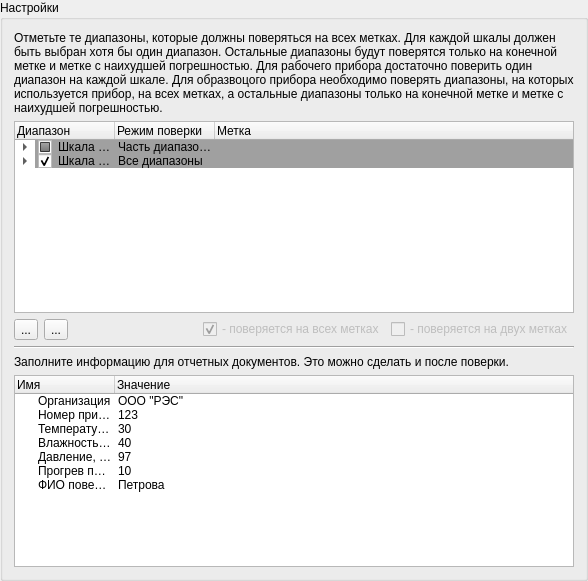
             <widget class="QGroupBox" name="groupBox_26">
              <property name="title">
               <string>Настройки</string>
              </property>
              <layout class="QVBoxLayout" name="verticalLayout_30">
               <item>
                <widget class="QLabel" name="label_3">
                 <property name="text">
                  <string>Отметьте те диапазоны, которые должны поверяться на всех метках. Для каждой шкалы должен быть выбран хотя бы один диапазон. Остальные диапазоны будут поверятся только на конечной метке и метке с наихудшей погрешностью. Для рабочего прибора достаточно поверить один диапазон на каждой шкале. Для образвоцого прибора необходимо поверять диапазоны, на которых используется прибор, на всех метках, а остальные диапазоны только на конечной метке и метке с наихудшей погрешностью.</string>
                 </property>
                 <property name="wordWrap">
                  <bool>true</bool>
                 </property>
                </widget>
               </item>
               <item>
                <widget class="QTreeWidget" name="treeWidget_6">
                 <column>
                  <property name="text">
                   <string>Диапазон</string>
                  </property>
                 </column>
                 <column>
                  <property name="text">
                   <string>Режим поверки</string>
                  </property>
                 </column>
                 <column>
                  <property name="text">
                   <string>Метка</string>
                  </property>
                 </column>
                 <item>
                  <property name="text">
                   <string>Шкала U= (0 - 150)</string>
                  </property>
                  <property name="background">
                   <brush brushstyle="SolidPattern">
                    <color alpha="255">
                     <red>160</red>
                     <green>160</green>
                     <blue>160</blue>
                    </color>
                   </brush>
                  </property>
                  <property name="foreground">
                   <brush brushstyle="NoBrush">
                    <color alpha="255">
                     <red>255</red>
                     <green>255</green>
                     <blue>255</blue>
                    </color>
                   </brush>
                  </property>
                  <property name="checkState">
                   <enum>PartiallyChecked</enum>
                  </property>
                  <property name="text">
                   <string>Часть диапазонов</string>
                  </property>
                  <property name="background">
                   <brush brushstyle="SolidPattern">
                    <color alpha="255">
                     <red>160</red>
                     <green>160</green>
                     <blue>160</blue>
                    </color>
                   </brush>
                  </property>
                  <property name="foreground">
                   <brush brushstyle="NoBrush">
                    <color alpha="255">
                     <red>255</red>
                     <green>255</green>
                     <blue>255</blue>
                    </color>
                   </brush>
                  </property>
                  <property name="text">
                   <string/>
                  </property>
                  <property name="background">
                   <brush brushstyle="SolidPattern">
                    <color alpha="255">
                     <red>160</red>
                     <green>160</green>
                     <blue>160</blue>
                    </color>
                   </brush>
                  </property>
                  <item>
                   <property name="text">
                    <string>U= 100 В</string>
                   </property>
                   <property name="checkState">
                    <enum>Unchecked</enum>
                   </property>
                   <property name="text">
                    <string>Только две метки</string>
                   </property>
                   <property name="text">
                    <string/>
                   </property>
                   <item>
                    <property name="text">
                     <string>10 В</string>
                    </property>
                    <property name="text">
                     <string>+↗</string>
                    </property>
                    <property name="text">
                     <string>15</string>
                    </property>
                   </item>
                   <item>
                    <property name="text">
                     <string>50 В</string>
                    </property>
                    <property name="text">
                     <string>+↗</string>
                    </property>
                    <property name="text">
                     <string>75</string>
                    </property>
                   </item>
                   <item>
                    <property name="text">
                     <string>100 В</string>
                    </property>
                    <property name="text">
                     <string>+↗</string>
                    </property>
                    <property name="text">
                     <string>150</string>
                    </property>
                   </item>
                   <item>
                    <property name="text">
                     <string>100 В</string>
                    </property>
                    <property name="text">
                     <string>+↘</string>
                    </property>
                    <property name="text">
                     <string>150</string>
                    </property>
                   </item>
                   <item>
                    <property name="text">
                     <string>50 В</string>
                    </property>
                    <property name="text">
                     <string>+↘</string>
                    </property>
                    <property name="text">
                     <string>75</string>
                    </property>
                   </item>
                   <item>
                    <property name="text">
                     <string>10 В</string>
                    </property>
                    <property name="text">
                     <string>+↘</string>
                    </property>
                    <property name="text">
                     <string>15</string>
                    </property>
                   </item>
                   <item>
                    <property name="text">
                     <string>10 В</string>
                    </property>
                    <property name="text">
                     <string>-↗</string>
                    </property>
                    <property name="text">
                     <string>15</string>
                    </property>
                   </item>
                   <item>
                    <property name="text">
                     <string>50 В</string>
                    </property>
                    <property name="text">
                     <string>-↗</string>
                    </property>
                    <property name="text">
                     <string>75</string>
                    </property>
                   </item>
                   <item>
                    <property name="text">
                     <string>100 В</string>
                    </property>
                    <property name="text">
                     <string>-↗</string>
                    </property>
                    <property name="text">
                     <string>150</string>
                    </property>
                   </item>
                   <item>
                    <property name="text">
                     <string>100 В</string>
                    </property>
                    <property name="text">
                     <string>-↘</string>
                    </property>
                    <property name="text">
                     <string>150</string>
                    </property>
                   </item>
                   <item>
                    <property name="text">
                     <string>50 В</string>
                    </property>
                    <property name="text">
                     <string>-↘</string>
                    </property>
                    <property name="text">
                     <string>75</string>
                    </property>
                   </item>
                   <item>
                    <property name="text">
                     <string>10 В</string>
                    </property>
                    <property name="text">
                     <string>-↘</string>
                    </property>
                    <property name="text">
                     <string>15</string>
                    </property>
                   </item>
                  </item>
                  <item>
                   <property name="text">
                    <string>U= 10 В</string>
                   </property>
                   <property name="checkState">
                    <enum>Checked</enum>
                   </property>
                   <property name="text">
                    <string>Все метки</string>
                   </property>
                   <item>
                    <property name="text">
                     <string>1 В</string>
                    </property>
                    <property name="text">
                     <string>+↗</string>
                    </property>
                    <property name="text">
                     <string>15</string>
                    </property>
                   </item>
                   <item>
                    <property name="text">
                     <string>5 В</string>
                    </property>
                    <property name="text">
                     <string>+↗</string>
                    </property>
                    <property name="text">
                     <string>75</string>
                    </property>
                   </item>
                   <item>
                    <property name="text">
                     <string>10 В</string>
                    </property>
                    <property name="text">
                     <string>+↗</string>
                    </property>
                    <property name="text">
                     <string>150</string>
                    </property>
                   </item>
                   <item>
                    <property name="text">
                     <string>10 В</string>
                    </property>
                    <property name="text">
                     <string>+↘</string>
                    </property>
                    <property name="text">
                     <string>150</string>
                    </property>
                   </item>
                   <item>
                    <property name="text">
                     <string>5 В</string>
                    </property>
                    <property name="text">
                     <string>+↘</string>
                    </property>
                    <property name="text">
                     <string>75</string>
                    </property>
                   </item>
                   <item>
                    <property name="text">
                     <string>1 В</string>
                    </property>
                    <property name="text">
                     <string>+↘</string>
                    </property>
                    <property name="text">
                     <string>15</string>
                    </property>
                   </item>
                   <item>
                    <property name="text">
                     <string>1 В</string>
                    </property>
                    <property name="text">
                     <string>-↗</string>
                    </property>
                    <property name="text">
                     <string>15</string>
                    </property>
                   </item>
                   <item>
                    <property name="text">
                     <string>5 В</string>
                    </property>
                    <property name="text">
                     <string>-↗</string>
                    </property>
                    <property name="text">
                     <string>75</string>
                    </property>
                   </item>
                   <item>
                    <property name="text">
                     <string>10 В</string>
                    </property>
                    <property name="text">
                     <string>-↗</string>
                    </property>
                    <property name="text">
                     <string>150</string>
                    </property>
                   </item>
                   <item>
                    <property name="text">
                     <string>10 В</string>
                    </property>
                    <property name="text">
                     <string>-↘</string>
                    </property>
                    <property name="text">
                     <string>150</string>
                    </property>
                   </item>
                   <item>
                    <property name="text">
                     <string>5 В</string>
                    </property>
                    <property name="text">
                     <string>-↘</string>
                    </property>
                    <property name="text">
                     <string>75</string>
                    </property>
                   </item>
                   <item>
                    <property name="text">
                     <string>1 В</string>
                    </property>
                    <property name="text">
                     <string>-↘</string>
                    </property>
                    <property name="text">
                     <string>15</string>
                    </property>
                   </item>
                  </item>
                  <item>
                   <property name="text">
                    <string>U= 1 В</string>
                   </property>
                   <property name="font">
                    <font>
                     <strikeout>true</strikeout>
                    </font>
                   </property>
                   <property name="checkState">
                    <enum>Unchecked</enum>
                   </property>
                   <property name="text">
                    <string>Отключен</string>
                   </property>
                   <property name="flags">
                    <set>ItemIsDragEnabled|ItemIsUserCheckable|ItemIsEnabled</set>
                   </property>
                   <item>
                    <property name="text">
                     <string>0,1 В</string>
                    </property>
                   </item>
                  </item>
                  <item>
                   <property name="text">
                    <string>U= 0,1 В</string>
                   </property>
                   <property name="font">
                    <font>
                     <strikeout>true</strikeout>
                    </font>
                   </property>
                   <property name="checkState">
                    <enum>Unchecked</enum>
                   </property>
                   <property name="text">
                    <string>Отключен</string>
                   </property>
                   <item>
                    <property name="text">
                     <string>0,01 В</string>
                    </property>
                   </item>
                  </item>
                 </item>
                 <item>
                  <property name="text">
                   <string>Шкала U~ (0 - 150)</string>
                  </property>
                  <property name="background">
                   <brush brushstyle="SolidPattern">
                    <color alpha="255">
                     <red>160</red>
                     <green>160</green>
                     <blue>160</blue>
                    </color>
                   </brush>
                  </property>
                  <property name="foreground">
                   <brush brushstyle="NoBrush">
                    <color alpha="255">
                     <red>255</red>
                     <green>255</green>
                     <blue>255</blue>
                    </color>
                   </brush>
                  </property>
                  <property name="checkState">
                   <enum>Checked</enum>
                  </property>
                  <property name="text">
                   <string>Все диапазоны</string>
                  </property>
                  <property name="background">
                   <brush brushstyle="SolidPattern">
                    <color alpha="255">
                     <red>160</red>
                     <green>160</green>
                     <blue>160</blue>
                    </color>
                   </brush>
                  </property>
                  <property name="foreground">
                   <brush brushstyle="NoBrush">
                    <color alpha="255">
                     <red>255</red>
                     <green>255</green>
                     <blue>255</blue>
                    </color>
                   </brush>
                  </property>
                  <property name="text">
                   <string/>
                  </property>
                  <property name="background">
                   <brush brushstyle="SolidPattern">
                    <color alpha="255">
                     <red>160</red>
                     <green>160</green>
                     <blue>160</blue>
                    </color>
                   </brush>
                  </property>
                  <item>
                   <property name="text">
                    <string>U~ 100 В</string>
                   </property>
                   <property name="checkState">
                    <enum>Checked</enum>
                   </property>
                   <property name="text">
                    <string>Все метки</string>
                   </property>
                   <item>
                    <property name="text">
                     <string>10 В</string>
                    </property>
                    <property name="text">
                     <string>+↗</string>
                    </property>
                    <property name="text">
                     <string>15</string>
                    </property>
                   </item>
                   <item>
                    <property name="text">
                     <string>50 В</string>
                    </property>
                    <property name="text">
                     <string>+↗</string>
                    </property>
                    <property name="text">
                     <string>75</string>
                    </property>
                   </item>
                   <item>
                    <property name="text">
                     <string>100 В</string>
                    </property>
                    <property name="text">
                     <string>+↗</string>
                    </property>
                    <property name="text">
                     <string>150</string>
                    </property>
                   </item>
                   <item>
                    <property name="text">
                     <string>100 В</string>
                    </property>
                    <property name="text">
                     <string>+↘</string>
                    </property>
                    <property name="text">
                     <string>150</string>
                    </property>
                   </item>
                   <item>
                    <property name="text">
                     <string>50 В</string>
                    </property>
                    <property name="text">
                     <string>+↘</string>
                    </property>
                    <property name="text">
                     <string>75</string>
                    </property>
                   </item>
                   <item>
                    <property name="text">
                     <string>10 В</string>
                    </property>
                    <property name="text">
                     <string>+↘</string>
                    </property>
                    <property name="text">
                     <string>15</string>
                    </property>
                   </item>
                   <item>
                    <property name="text">
                     <string>10 В</string>
                    </property>
                    <property name="text">
                     <string>-↗</string>
                    </property>
                    <property name="text">
                     <string>15</string>
                    </property>
                   </item>
                   <item>
                    <property name="text">
                     <string>50 В</string>
                    </property>
                    <property name="text">
                     <string>-↗</string>
                    </property>
                    <property name="text">
                     <string>75</string>
                    </property>
                   </item>
                   <item>
                    <property name="text">
                     <string>100 В</string>
                    </property>
                    <property name="text">
                     <string>-↗</string>
                    </property>
                    <property name="text">
                     <string>150</string>
                    </property>
                   </item>
                   <item>
                    <property name="text">
                     <string>100 В</string>
                    </property>
                    <property name="text">
                     <string>-↘</string>
                    </property>
                    <property name="text">
                     <string>150</string>
                    </property>
                   </item>
                   <item>
                    <property name="text">
                     <string>50 В</string>
                    </property>
                    <property name="text">
                     <string>-↘</string>
                    </property>
                    <property name="text">
                     <string>75</string>
                    </property>
                   </item>
                   <item>
                    <property name="text">
                     <string>10 В</string>
                    </property>
                    <property name="text">
                     <string>-↘</string>
                    </property>
                    <property name="text">
                     <string>15</string>
                    </property>
                   </item>
                  </item>
                 </item>
                </widget>
               </item>
               <item>
                <layout class="QHBoxLayout" name="horizontalLayout_35">
                 <item>
                  <widget class="QToolButton" name="toolButton_7">
                   <property name="text">
                    <string>...</string>
                   </property>
                   <property name="icon">
                    <iconset resource="Res.qrc">
                     <normaloff>:/Images/Images/ok.png</normaloff>:/Images/Images/ok.png</iconset>
                   </property>
                  </widget>
                 </item>
                 <item>
                  <widget class="QToolButton" name="toolButton_6">
                   <property name="text">
                    <string>...</string>
                   </property>
                   <property name="icon">
                    <iconset resource="Res.qrc">
                     <normaloff>:/Images/Images/standardbutton-cancel-128.png</normaloff>:/Images/Images/standardbutton-cancel-128.png</iconset>
                   </property>
                  </widget>
                 </item>
                 <item>
                  <spacer name="horizontalSpacer_25">
                   <property name="orientation">
                    <enum>Qt::Horizontal</enum>
                   </property>
                   <property name="sizeHint" stdset="0">
                    <size>
                     <width>40</width>
                     <height>20</height>
                    </size>
                   </property>
                  </spacer>
                 </item>
                 <item>
                  <widget class="QCheckBox" name="checkBox_3">
                   <property name="enabled">
                    <bool>false</bool>
                   </property>
                   <property name="text">
                    <string>- поверяется на всех метках</string>
                   </property>
                   <property name="checked">
                    <bool>true</bool>
                   </property>
                  </widget>
                 </item>
                 <item>
                  <widget class="QCheckBox" name="checkBox_2">
                   <property name="enabled">
                    <bool>false</bool>
                   </property>
                   <property name="text">
                    <string>- поверяется на двух метках</string>
                   </property>
                  </widget>
                 </item>
                </layout>
               </item>
               <item>
                <widget class="Line" name="line_3">
                 <property name="orientation">
                  <enum>Qt::Horizontal</enum>
                 </property>
                </widget>
               </item>
               <item>
                <widget class="QLabel" name="label_4">
                 <property name="text">
                  <string>Заполните информацию для отчетных документов. Это можно сделать и после поверки.</string>
                 </property>
                </widget>
               </item>
               <item>
                <widget class="QTreeWidget" name="treeWidget_5">
                 <column>
                  <property name="text">
                   <string>Имя</string>
                  </property>
                 </column>
                 <column>
                  <property name="text">
                   <string>Значение</string>
                  </property>
                 </column>
                 <item>
                  <property name="text">
                   <string>Организация</string>
                  </property>
                  <property name="text">
                   <string>ООО &quot;РЭС&quot;</string>
                  </property>
                 </item>
                 <item>
                  <property name="text">
                   <string>Номер прибора</string>
                  </property>
                  <property name="text">
                   <string>123</string>
                  </property>
                 </item>
                 <item>
                  <property name="text">
                   <string>Температура, °С</string>
                  </property>
                  <property name="text">
                   <string>30</string>
                  </property>
                 </item>
                 <item>
                  <property name="text">
                   <string>Влажность, %</string>
                  </property>
                  <property name="text">
                   <string>40</string>
                  </property>
                 </item>
                 <item>
                  <property name="text">
                   <string>Давление, кПа</string>
                  </property>
                  <property name="text">
                   <string>97</string>
                  </property>
                 </item>
                 <item>
                  <property name="text">
                   <string>Прогрев прибора, мин</string>
                  </property>
                  <property name="text">
                   <string>10</string>
                  </property>
                 </item>
                 <item>
                  <property name="text">
                   <string>ФИО поверителя</string>
                  </property>
                  <property name="text">
                   <string>Петрова</string>
                  </property>
                 </item>
                </widget>
               </item>
              </layout>
             </widget>
